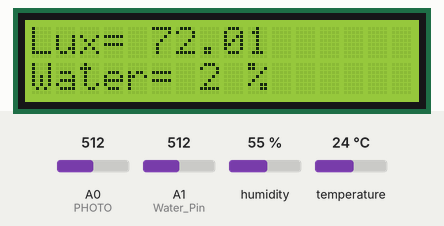
This sketch was run on a simulated Arduino Mega 2560, built with avr-gcc and run on an emulated ATmega2560. On the bench: 16×2 character LCD. Inputs (shaded band) come from the test bench; at power-on: A0 (PHOTO) = 512, A1 (Water_Pin) = 512, humidity 55 %, temperature 24 °C. WiFi joins after 1.5 s; servers stay silent unless stated; what the sketch prints to the serial monitor is not drawn.

Above: at 7.8 s.
7.9 s: A0 (PHOTO) set to 716
At 17.1 s:
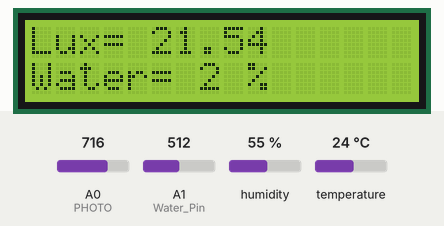
18.3 s: A1 (Water_Pin) set to 716
At 27.3 s:
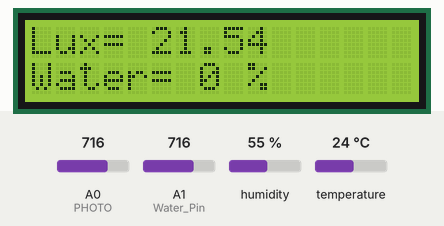
28.3 s: A0 (PHOTO) set to 992
At 37.6 s:
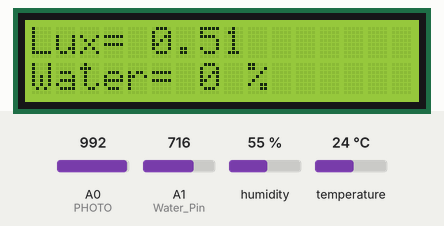
38.4 s: A1 (Water_Pin) set to 306
At 47.8 s:
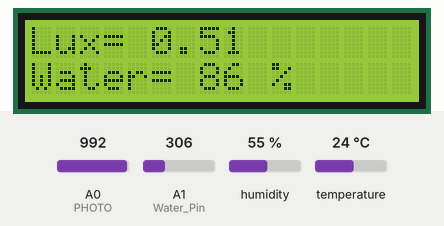
48.5 s: A1 (Water_Pin) set to 90
At 58.1 s:
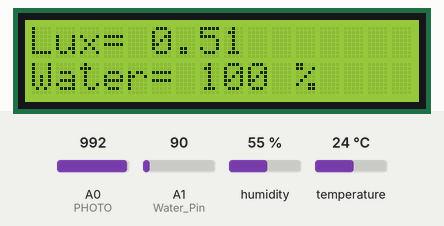
58.5 s: A0 (PHOTO) set to 306
At 68.4 s:
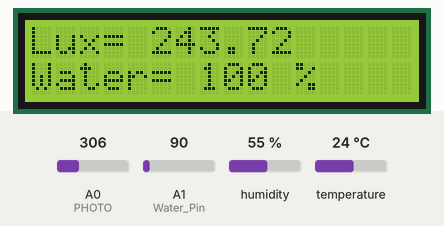
Timing chart, 0 to 69.6 s (numbered marks = the images above; inputs shaded):
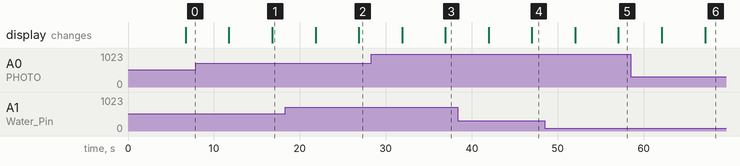

Measured:
- after the input at 7.9 s, the display: first differs from a run without the input after 8.9 s (image 1)
- after the input at 18.3 s, the display: first differs from a run without the input after 8.6 s (image 2)
- after the input at 28.3 s, the display: first differs from a run without the input after 8.6 s (image 3)
- after the input at 38.4 s, the display: first differs from a run without the input after 8.6 s (image 4)
- after the input at 48.5 s, the display: first differs from a run without the input after 8.6 s (image 5)
- after the input at 58.5 s, the display: first differs from a run without the input after 8.7 s (image 6)

The sketch:

ESP8266_LCD_DHT11_Photo_Water.ino
```cpp
#include "WiFiEsp.h"
#include "DHT.h"
#include <Wire.h>
#include <LiquidCrystal_I2C.h>

#define PHOTO A0
#define Water_Pin A1
#define DHTPIN 12
#define DHTTYPE DHT11
DHT dht(DHTPIN, DHTTYPE);
LiquidCrystal_I2C lcd(0x27, 16, 2);

int Photo_Value = 0;

char ssid[] = "*********";            // your network SSID (name)
char pass[] = "*********";        // your network password
int status = WL_IDLE_STATUS;     // the Wifi radio's status
int reqCount = 1;
WiFiEspServer server(80);

void setup()
{
  lcd.init();
  lcd.backlight();
  lcd.setCursor(2, 0);
  lcd.print("JNU SmartFarm");
  lcd.setCursor(0, 1);
  lcd.print("Jeju Nat'l Univ.");
  delay(5000);

  Serial.begin(9600);
  Serial2.begin(9600);
  WiFi.init(&Serial2);

  if (WiFi.status() == WL_NO_SHIELD) {
    Serial.println("WiFi shield not present");
    while (true);
  }

  while ( status != WL_CONNECTED) {
    Serial.print("Attempting to connect to WPA SSID: ");
    Serial.println(ssid);
    status = WiFi.begin(ssid, pass);
  }

  Serial.println("You're connected to the network");
  printWifiStatus();

  server.begin();
}


void loop()
{
  int humidity = dht.readHumidity();
  int temperature = dht.readTemperature();
  Photo_Value = analogRead(PHOTO);
  float pv_value = float(Photo_Value * 5) / 1023;
  float Rp = (10 * pv_value) / (5 - pv_value);
  float y = (log10(200 / Rp)) / 0.7;
  float Ea = pow(10, y);

  int Water = analogRead(Water_Pin);
  int Water_Content = map(Water, 518, 272, 0, 100);

  if (Water_Content >= 100) {
    Water_Content = 100;
  }
  if (Water_Content <= 0) {
    Water_Content = 0;
  }
  // listen for incoming clients
  WiFiEspClient client = server.available();
  if (client) {
    Serial.println("New client");
    // an http request ends with a blank line
    boolean currentLineIsBlank = true;
    while (client.connected()) {
      if (client.available()) {
        char c = client.read();
        Serial.write(c);
        if (c == '\n' && currentLineIsBlank) {
          Serial.println("Sending response");
          client.print(
            "HTTP/1.1 200 OK\r\n"
            "Content-Type: text/html\r\n"
            "Connection: close\r\n"
            "Refresh: 20\r\n"
            "\r\n");
          client.print("<!DOCTYPE HTML>\r\n");
          client.print("<html>\r\n");
          client.print("<h1>Greenhouse Environment</h1>\r\n");
          client.print("Photo : ");
          client.print(Ea);
          client.print(" Lux");
          client.print("<br>\r\n");
          client.print("Temperature : ");
          client.print(temperature);
          client.print(" oC");
          client.print("<br>\r\n");
          client.print("Humidity : ");
          client.print(humidity);
          client.print(" %");
          client.print("<br>\r\n");
          client.print("Water Content : ");
          client.print(Water_Content);
          client.print(" %");
          client.print("<br>\r\n");
          client.print("</html>\r\n");
          break;
        }
        if (c == '\n') {
          currentLineIsBlank = true;
        }
        else if (c != '\r') {
          currentLineIsBlank = false;
        }
      }
    }
    delay(10);
    client.stop();
    Serial.println("Client disconnected");
  }

  lcd.clear();
  lcd.setCursor(0, 0);
  lcd.print("Lux= ");
  lcd.print(Ea);
  lcd.setCursor(0, 1);
  lcd.print("Water= ");
  lcd.print(Water_Content);
  lcd.print(" %");
  delay(5000);

  lcd.clear();
  lcd.setCursor(0, 0);
  lcd.print("Temp= ");
  lcd.print(temperature);
  lcd.print(" oC");
  lcd.setCursor(0, 1);
  lcd.print("R  H= ");
  lcd.print(humidity);
  lcd.print(" %");
  delay(5000);
}

void printWifiStatus()
{
  Serial.print("SSID: ");
  Serial.println(WiFi.SSID());

  IPAddress ip = WiFi.localIP();
  Serial.print("IP Address: ");
  Serial.println(ip);

  Serial.println();
  Serial.print("To see this page in action, open a browser to http://");
  Serial.println(ip);
  Serial.println();
}
```
